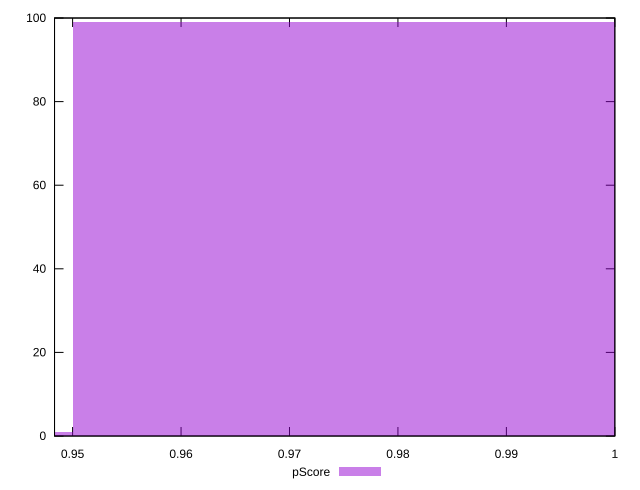

Generate this figure with gnuplot:
reset

$pScore <<EOF
1 99
0.9 1
EOF

set key outside below
set boxwidth 0.1
set xrange [0.9483333333333334:1]
set yrange [0:100]
set trange [0:100]
set style fill transparent solid 0.5 noborder
set terminal svg size 640, 490 enhanced background rgb 'white'
set output "report_00009_2021-02-08T22-37-41.559Z/render-blocking-resources/samples/pages+cached+noadtech+nomedia+nocss/pScore/histogram.svg"

plot $pScore title "pScore" with boxes

reset
